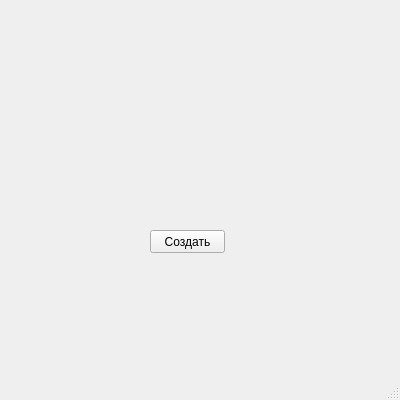
<?xml version="1.0" encoding="UTF-8"?>
<ui version="4.0">
 <class>MainWindow</class>
 <widget class="QMainWindow" name="MainWindow">
  <property name="geometry">
   <rect>
    <x>0</x>
    <y>0</y>
    <width>400</width>
    <height>400</height>
   </rect>
  </property>
  <property name="windowTitle">
   <string>MainWindow</string>
  </property>
  <widget class="QWidget" name="centralwidget">
   <widget class="QPushButton" name="btn">
    <property name="geometry">
     <rect>
      <x>150</x>
      <y>230</y>
      <width>75</width>
      <height>23</height>
     </rect>
    </property>
    <property name="text">
     <string>Создать</string>
    </property>
   </widget>
  </widget>
  <widget class="QMenuBar" name="menubar">
   <property name="geometry">
    <rect>
     <x>0</x>
     <y>0</y>
     <width>400</width>
     <height>21</height>
    </rect>
   </property>
  </widget>
  <widget class="QStatusBar" name="statusbar"/>
 </widget>
 <resources/>
 <connections/>
</ui>
